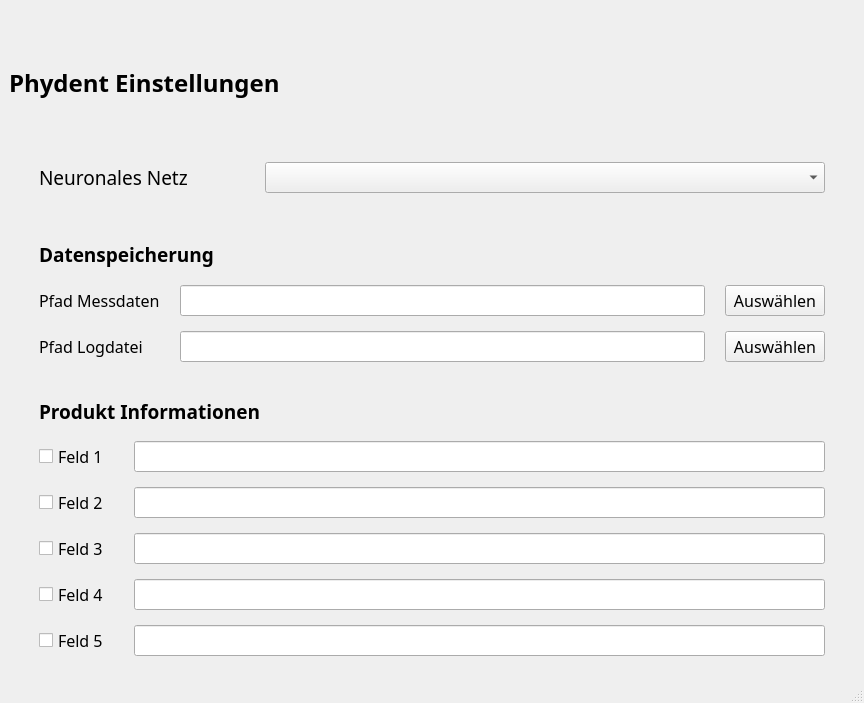
<?xml version="1.0" encoding="UTF-8"?>
<ui version="4.0">
 <class>Einstellungen</class>
 <widget class="QMainWindow" name="Einstellungen">
  <property name="geometry">
   <rect>
    <x>0</x>
    <y>0</y>
    <width>864</width>
    <height>703</height>
   </rect>
  </property>
  <property name="font">
   <font>
    <family>Source Sans Pro</family>
    <pointsize>12</pointsize>
   </font>
  </property>
  <property name="windowTitle">
   <string>Einstellungen</string>
  </property>
  <property name="windowIcon">
   <iconset>
    <normaloff>PhydentLogo.jpg</normaloff>PhydentLogo.jpg</iconset>
  </property>
  <widget class="QWidget" name="centralwidget">
   <layout class="QVBoxLayout" name="verticalLayout">
    <item>
     <widget class="QLabel" name="label_3">
      <property name="font">
       <font>
        <family>Source Sans Pro SemiBold</family>
        <pointsize>18</pointsize>
        <weight>75</weight>
        <bold>true</bold>
       </font>
      </property>
      <property name="text">
       <string>Phydent Einstellungen</string>
      </property>
     </widget>
    </item>
    <item>
     <layout class="QHBoxLayout" name="horizontalLayout">
      <property name="leftMargin">
       <number>30</number>
      </property>
      <property name="rightMargin">
       <number>30</number>
      </property>
      <property name="bottomMargin">
       <number>30</number>
      </property>
      <item>
       <widget class="QLabel" name="label_2">
        <property name="maximumSize">
         <size>
          <width>220</width>
          <height>16777215</height>
         </size>
        </property>
        <property name="font">
         <font>
          <pointsize>14</pointsize>
         </font>
        </property>
        <property name="text">
         <string>Neuronales Netz</string>
        </property>
       </widget>
      </item>
      <item>
       <widget class="QComboBox" name="comboBox"/>
      </item>
     </layout>
    </item>
    <item>
     <layout class="QVBoxLayout" name="verticalLayout_3">
      <property name="leftMargin">
       <number>30</number>
      </property>
      <property name="rightMargin">
       <number>30</number>
      </property>
      <item>
       <widget class="QLabel" name="label_4">
        <property name="maximumSize">
         <size>
          <width>16777215</width>
          <height>50</height>
         </size>
        </property>
        <property name="font">
         <font>
          <family>Source Sans Pro SemiBold</family>
          <pointsize>14</pointsize>
          <weight>75</weight>
          <bold>true</bold>
         </font>
        </property>
        <property name="text">
         <string>Datenspeicherung</string>
        </property>
       </widget>
      </item>
      <item>
       <layout class="QGridLayout" name="gridLayout_2">
        <property name="leftMargin">
         <number>0</number>
        </property>
        <property name="rightMargin">
         <number>0</number>
        </property>
        <property name="horizontalSpacing">
         <number>20</number>
        </property>
        <property name="verticalSpacing">
         <number>15</number>
        </property>
        <item row="0" column="1">
         <widget class="QLineEdit" name="lineEdit_6">
          <property name="readOnly">
           <bool>true</bool>
          </property>
         </widget>
        </item>
        <item row="1" column="1">
         <widget class="QLineEdit" name="lineEdit_7">
          <property name="readOnly">
           <bool>true</bool>
          </property>
         </widget>
        </item>
        <item row="0" column="0">
         <widget class="QLabel" name="label_5">
          <property name="text">
           <string>Pfad Messdaten</string>
          </property>
         </widget>
        </item>
        <item row="1" column="0">
         <widget class="QLabel" name="label_6">
          <property name="text">
           <string>Pfad Logdatei</string>
          </property>
         </widget>
        </item>
        <item row="0" column="2">
         <widget class="QPushButton" name="pushButton">
          <property name="minimumSize">
           <size>
            <width>100</width>
            <height>0</height>
           </size>
          </property>
          <property name="text">
           <string>Auswählen</string>
          </property>
         </widget>
        </item>
        <item row="1" column="2">
         <widget class="QPushButton" name="pushButton_2">
          <property name="text">
           <string>Auswählen</string>
          </property>
         </widget>
        </item>
       </layout>
      </item>
     </layout>
    </item>
    <item>
     <spacer name="verticalSpacer">
      <property name="orientation">
       <enum>Qt::Vertical</enum>
      </property>
      <property name="sizeType">
       <enum>QSizePolicy::Fixed</enum>
      </property>
      <property name="sizeHint" stdset="0">
       <size>
        <width>20</width>
        <height>30</height>
       </size>
      </property>
     </spacer>
    </item>
    <item>
     <layout class="QVBoxLayout" name="verticalLayout_2">
      <property name="leftMargin">
       <number>30</number>
      </property>
      <item>
       <widget class="QLabel" name="label">
        <property name="maximumSize">
         <size>
          <width>16777215</width>
          <height>50</height>
         </size>
        </property>
        <property name="font">
         <font>
          <family>Source Sans Pro SemiBold</family>
          <pointsize>14</pointsize>
          <weight>75</weight>
          <bold>true</bold>
         </font>
        </property>
        <property name="text">
         <string>Produkt Informationen</string>
        </property>
       </widget>
      </item>
      <item>
       <layout class="QGridLayout" name="gridLayout">
        <property name="leftMargin">
         <number>0</number>
        </property>
        <property name="topMargin">
         <number>10</number>
        </property>
        <property name="rightMargin">
         <number>30</number>
        </property>
        <property name="bottomMargin">
         <number>10</number>
        </property>
        <property name="horizontalSpacing">
         <number>25</number>
        </property>
        <property name="verticalSpacing">
         <number>15</number>
        </property>
        <item row="2" column="1">
         <widget class="QLineEdit" name="lineEdit_3">
          <property name="minimumSize">
           <size>
            <width>0</width>
            <height>30</height>
           </size>
          </property>
         </widget>
        </item>
        <item row="1" column="0">
         <widget class="QCheckBox" name="checkBox_2">
          <property name="text">
           <string>Feld 2</string>
          </property>
         </widget>
        </item>
        <item row="4" column="1">
         <widget class="QLineEdit" name="lineEdit_5">
          <property name="minimumSize">
           <size>
            <width>0</width>
            <height>30</height>
           </size>
          </property>
         </widget>
        </item>
        <item row="0" column="0">
         <widget class="QCheckBox" name="checkBox">
          <property name="text">
           <string>Feld 1</string>
          </property>
         </widget>
        </item>
        <item row="3" column="1">
         <widget class="QLineEdit" name="lineEdit_4">
          <property name="minimumSize">
           <size>
            <width>0</width>
            <height>30</height>
           </size>
          </property>
         </widget>
        </item>
        <item row="2" column="0">
         <widget class="QCheckBox" name="checkBox_3">
          <property name="text">
           <string>Feld 3</string>
          </property>
         </widget>
        </item>
        <item row="4" column="0">
         <widget class="QCheckBox" name="checkBox_5">
          <property name="text">
           <string>Feld 5</string>
          </property>
         </widget>
        </item>
        <item row="0" column="1">
         <widget class="QLineEdit" name="lineEdit">
          <property name="minimumSize">
           <size>
            <width>0</width>
            <height>30</height>
           </size>
          </property>
          <property name="autoFillBackground">
           <bool>false</bool>
          </property>
          <property name="readOnly">
           <bool>false</bool>
          </property>
         </widget>
        </item>
        <item row="3" column="0">
         <widget class="QCheckBox" name="checkBox_4">
          <property name="text">
           <string>Feld 4</string>
          </property>
         </widget>
        </item>
        <item row="1" column="1">
         <widget class="QLineEdit" name="lineEdit_2">
          <property name="minimumSize">
           <size>
            <width>0</width>
            <height>30</height>
           </size>
          </property>
         </widget>
        </item>
       </layout>
      </item>
     </layout>
    </item>
   </layout>
  </widget>
  <widget class="QStatusBar" name="statusbar"/>
 </widget>
 <tabstops>
  <tabstop>lineEdit</tabstop>
  <tabstop>lineEdit_2</tabstop>
  <tabstop>lineEdit_3</tabstop>
  <tabstop>lineEdit_4</tabstop>
  <tabstop>lineEdit_5</tabstop>
  <tabstop>checkBox</tabstop>
  <tabstop>checkBox_2</tabstop>
  <tabstop>checkBox_3</tabstop>
  <tabstop>checkBox_4</tabstop>
  <tabstop>checkBox_5</tabstop>
  <tabstop>comboBox</tabstop>
 </tabstops>
 <resources/>
 <connections/>
</ui>
